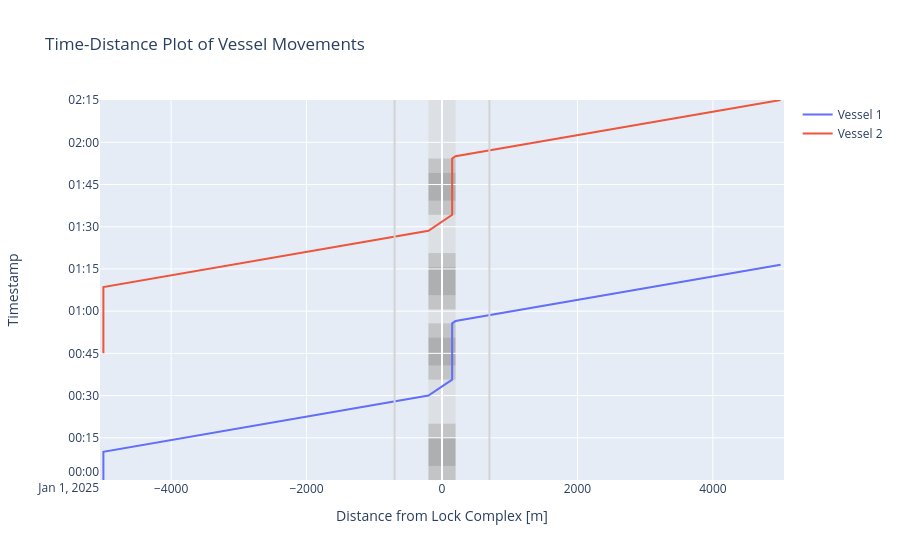

The code cell stored with this chart in its notebook:
### Code cell
# We can plot the time-distance diagram
fig = lock_chamber.plot(xlimmin = -5050, 
                        xlimmax = 5050, 
                        method='Plotly')
fig.show()

### Figure 1 — Plotly figure (JSON) as saved in the notebook; plotly's stock layout.template omitted (floating-point values rounded to 4 significant figures)
{"data": [{"mode": "lines", "name": "Vessel 1", "type": "scatter", "x": [-5000.0, -5000.0, -5000.0, -5000.0, -200.0, -200.0, 150.0, 150.0, 150.0, 150.0, 200.0, 200.0, 5000.0, 5000.0], "y": ["2025-01-01T00:00:00", "2025-01-01T00:00:00", "2025-01-01T00:10:00", "2025-01-01T00:10:00", "2025-01-01T00:30:00", "2025-01-01T00:30:00", "2025-01-01T00:35:40.172786", "2025-01-01T00:40:40.172786", "2025-01-01T00:50:40.172786", "2025-01-01T00:55:40.172786", "2025-01-01T00:56:28.768899", "2025-01-01T00:56:28.768899", "2025-01-01T01:16:28.768899", "2025-01-01T01:16:28.768899"]}, {"mode": "lines", "name": "Vessel 2", "type": "scatter", "x": [-5000.0, -5000.0, -5000.0, -5000.0, -200.0, -200.0, 150.0, 150.0, 150.0, 150.0, 200.0, 200.0, 5000.0, 5000.0], "y": ["2025-01-01T00:45:00", "2025-01-01T00:45:00", "2025-01-01T01:08:33.768898", "2025-01-01T01:08:33.768898", "2025-01-01T01:28:33.768898", "2025-01-01T01:28:33.768898", "2025-01-01T01:34:13.941684", "2025-01-01T01:39:13.941685", "2025-01-01T01:49:13.941685", "2025-01-01T01:54:13.941685", "2025-01-01T01:55:02.537798", "2025-01-01T01:55:02.537798", "2025-01-01T02:15:02.537798", "2025-01-01T02:15:02.537798"]}], "layout": {"shapes": [{"fillcolor": "lightgrey", "layer": "below", "line": {"width": 0}, "name": "Lock Geometry", "opacity": 0.5, "type": "rect", "x0": -200, "x1": 200, "y0": "2025-01-01T00:00:00", "y1": "2025-01-01T02:15:02.537798"}, {"fillcolor": "darkgrey", "layer": "below", "line": {"width": 0}, "name": "Lock gate closing", "opacity": 0.5, "type": "rect", "x0": -200, "x1": 200, "y0": "2025-01-01T00:00:00", "y1": "2025-01-01T00:05:00"}, {"fillcolor": "grey", "layer": "below", "line": {"width": 0}, "name": "Lock chamber converting", "opacity": 0.5, "type": "rect", "x0": -200, "x1": 200, "y0": "2025-01-01T00:05:00", "y1": "2025-01-01T00:15:00"}, {"fillcolor": "darkgrey", "layer": "below", "line": {"width": 0}, "name": "Lock gate opening", "opacity": 0.5, "type": "rect", "x0": -200, "x1": 200, "y0": "2025-01-01T00:15:00", "y1": "2025-01-01T00:20:00"}, {"fillcolor": "darkgrey", "layer": "below", "line": {"width": 0}, "name": "Lock gate closing", "opacity": 0.5, "type": "rect", "x0": -200, "x1": 200, "y0": "2025-01-01T00:35:40.172786", "y1": "2025-01-01T00:40:40.172786"}, {"fillcolor": "grey", "layer": "below", "line": {"width": 0}, "name": "Lock chamber converting", "opacity": 0.5, "type": "rect", "x0": -200, "x1": 200, "y0": "2025-01-01T00:40:40.172786", "y1": "2025-01-01T00:50:40.172786"}, {"fillcolor": "darkgrey", "layer": "below", "line": {"width": 0}, "name": "Lock gate opening", "opacity": 0.5, "type": "rect", "x0": -200, "x1": 200, "y0": "2025-01-01T00:50:40.172786", "y1": "2025-01-01T00:55:40.172786"}, {"fillcolor": "darkgrey", "layer": "below", "line": {"width": 0}, "name": "Lock gate closing", "opacity": 0.5, "type": "rect", "x0": -200, "x1": 200, "y0": "2025-01-01T01:00:38.768897", "y1": "2025-01-01T01:05:38.768897"}, {"fillcolor": "grey", "layer": "below", "line": {"width": 0}, "name": "Lock chamber converting", "opacity": 0.5, "type": "rect", "x0": -200, "x1": 200, "y0": "2025-01-01T01:05:38.768897", "y1": "2025-01-01T01:15:38.768897"}, {"fillcolor": "darkgrey", "layer": "below", "line": {"width": 0}, "name": "Lock gate opening", "opacity": 0.5, "type": "rect", "x0": -200, "x1": 200, "y0": "2025-01-01T01:15:38.768897", "y1": "2025-01-01T01:20:38.768897"}, {"fillcolor": "darkgrey", "layer": "below", "line": {"width": 0}, "name": "Lock gate closing", "opacity": 0.5, "type": "rect", "x0": -200, "x1": 200, "y0": "2025-01-01T01:34:13.941685", "y1": "2025-01-01T01:39:13.941685"}, {"fillcolor": "grey", "layer": "below", "line": {"width": 0}, "name": "Lock chamber converting", "opacity": 0.5, "type": "rect", "x0": -200, "x1": 200, "y0": "2025-01-01T01:39:13.941685", "y1": "2025-01-01T01:49:13.941685"}, {"fillcolor": "darkgrey", "layer": "below", "line": {"width": 0}, "name": "Lock gate opening", "opacity": 0.5, "type": "rect", "x0": -200, "x1": 200, "y0": "2025-01-01T01:49:13.941685", "y1": "2025-01-01T01:54:13.941685"}, {"line": {"color": "lightgrey"}, "type": "line", "x0": -700, "x1": -700, "xref": "x", "y0": 0, "y1": 1, "yref": "y domain"}, {"line": {"color": "lightgrey"}, "type": "line", "x0": 700, "x1": 700, "xref": "x", "y0": 0, "y1": 1, "yref": "y domain"}], "showlegend": true, "title": {"text": "Time-Distance Plot of Vessel Movements"}, "xaxis": {"range": [-5050, 5050], "title": {"text": "Distance from Lock Complex [m]"}}, "yaxis": {"range": ["2025-01-01T00:00:00", "2025-01-01T02:15:02.537798"], "title": {"text": "Timestamp"}}}}
